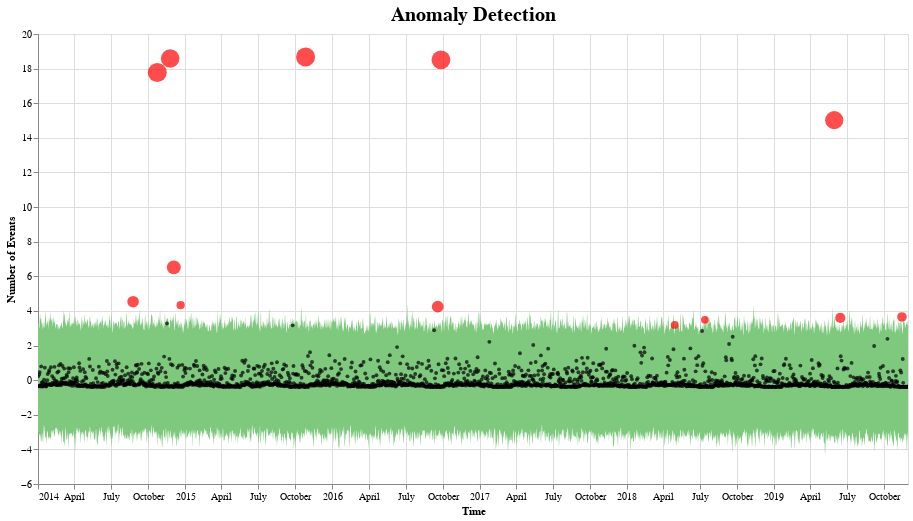

Notebook source saved alongside this figure:
### Code cell
fbp_data = pd.DataFrame()
fbp_data['ds'] = pd.date_range(start='1/1/2014', periods=len(eas_data))
fbp_data['y'] = eas_data[0] 

pred = fit_predict_model(fbp_data)
pred = detect_anomalies(pred)
plot_anomalies(pred)

### Figure 1 — Vega-Lite specification as saved in the notebook (floating-point values rounded to 4 significant figures; data arrays with more than 128 entries replaced by an {"elided": "..."} marker saying what was removed)
{"config": {"view": {"continuousWidth": 400, "continuousHeight": 300}, "title": {"fontSize": 20}}, "layer": [{"data": {"name": "data-c4f16930c0d5fa33c7a83b37a060575c"}, "mark": {"type": "area", "color": "#7FC97F", "interpolate": "basis"}, "encoding": {"tooltip": [{"type": "temporal", "field": "ds"}, {"type": "quantitative", "field": "fact"}, {"type": "quantitative", "field": "yhat_lower"}, {"type": "quantitative", "field": "yhat_upper"}], "x": {"type": "temporal", "field": "ds", "title": "Time"}, "y": {"type": "quantitative", "field": "yhat_upper"}, "y2": {"field": "yhat_lower"}}, "selection": {"selector001": {"type": "interval", "bind": "scales", "encodings": ["x", "y"]}}, "title": "Anomaly Detection"}, {"data": {"name": "data-4e1617e283a3e9a0ac48f7e14de39c4e"}, "mark": {"type": "circle", "color": "Black", "opacity": 0.7, "size": 15}, "encoding": {"tooltip": [{"type": "temporal", "field": "ds"}, {"type": "quantitative", "field": "fact"}, {"type": "quantitative", "field": "yhat_lower"}, {"type": "quantitative", "field": "yhat_upper"}], "x": {"type": "temporal", "field": "ds"}, "y": {"type": "quantitative", "field": "fact", "title": "Number of Events"}}, "selection": {"selector002": {"type": "interval", "bind": "scales", "encodings": ["x", "y"]}}}, {"data": {"name": "data-ae1392cc266b90d8f04313adecb9799c"}, "mark": {"type": "circle", "color": "Red", "size": 30}, "encoding": {"size": {"type": "quantitative", "field": "importance", "legend": null}, "tooltip": [{"type": "temporal", "field": "ds"}, {"type": "quantitative", "field": "fact"}, {"type": "quantitative", "field": "yhat_lower"}, {"type": "quantitative", "field": "yhat_upper"}], "x": {"type": "temporal", "field": "ds"}, "y": {"type": "quantitative", "field": "fact", "title": "Number of Events"}}, "selection": {"selector003": {"type": "interval", "bind": "scales", "encodings": ["x", "y"]}}}], "height": 450, "width": 870, "$schema": "https://vega.github.io/schema/vega-lite/v4.8.1.json", "datasets": {"data-c4f16930c0d5fa33c7a83b37a060575c": {"elided": "2160 records"}, "data-4e1617e283a3e9a0ac48f7e14de39c4e": {"elided": "2147 records"}, "data-ae1392cc266b90d8f04313adecb9799c": [{"ds": "2014-08-25T00:00:00", "trend": 0.06388, "yhat": 0.06388, "yhat_lower": -3.585, "yhat_upper": 3.14, "fact": 4.533, "anomaly": 1, "importance": 0.3073}, {"ds": "2014-10-24T00:00:00", "trend": 0.06137, "yhat": 0.06137, "yhat_lower": -4.182, "yhat_upper": 2.855, "fact": 17.78, "anomaly": 1, "importance": 0.8394}, {"ds": "2014-11-25T00:00:00", "trend": 0.05942, "yhat": 0.05942, "yhat_lower": -2.791, "yhat_upper": 3.609, "fact": 18.58, "anomaly": 1, "importance": 0.8058}, {"ds": "2014-12-04T00:00:00", "trend": 0.05873, "yhat": 0.05873, "yhat_lower": -3.364, "yhat_upper": 3.596, "fact": 6.514, "anomaly": 1, "importance": 0.448}, {"ds": "2014-12-21T00:00:00", "trend": 0.05741, "yhat": 0.05741, "yhat_lower": -2.933, "yhat_upper": 3.679, "fact": 4.333, "anomaly": 1, "importance": 0.1509}, {"ds": "2015-10-27T00:00:00", "trend": 0.03327, "yhat": 0.03327, "yhat_lower": -2.617, "yhat_upper": 2.911, "fact": 18.67, "anomaly": 1, "importance": 0.8441}, {"ds": "2016-09-19T00:00:00", "trend": 0.007694, "yhat": 0.007694, "yhat_lower": -3.123, "yhat_upper": 2.879, "fact": 4.248, "anomaly": 1, "importance": 0.3224}, {"ds": "2016-09-27T00:00:00", "trend": 0.00707, "yhat": 0.00707, "yhat_lower": -2.876, "yhat_upper": 3.132, "fact": 18.51, "anomaly": 1, "importance": 0.8308}, {"ds": "2018-04-30T00:00:00", "trend": -0.03815, "yhat": -0.03815, "yhat_lower": -3.259, "yhat_upper": 2.75, "fact": 3.192, "anomaly": 1, "importance": 0.1387}, {"ds": "2018-07-14T00:00:00", "trend": -0.044, "yhat": -0.044, "yhat_lower": -2.844, "yhat_upper": 3.015, "fact": 3.486, "anomaly": 1, "importance": 0.1351}, {"ds": "2019-05-31T00:00:00", "trend": -0.06903, "yhat": -0.06903, "yhat_lower": -3.753, "yhat_upper": 3.403, "fact": 15.02, "anomaly": 1, "importance": 0.7734}, {"ds": "2019-06-15T00:00:00", "trend": -0.0702, "yhat": -0.0702, "yhat_lower": -3.413, "yhat_upper": 2.742, "fact": 3.593, "anomaly": 1, "importance": 0.2368}, {"ds": "2019-11-15T00:00:00", "trend": -0.08213, "yhat": -0.08213, "yhat_lower": -3.339, "yhat_upper": 2.893, "fact": 3.65, "anomaly": 1, "importance": 0.2073}]}}
